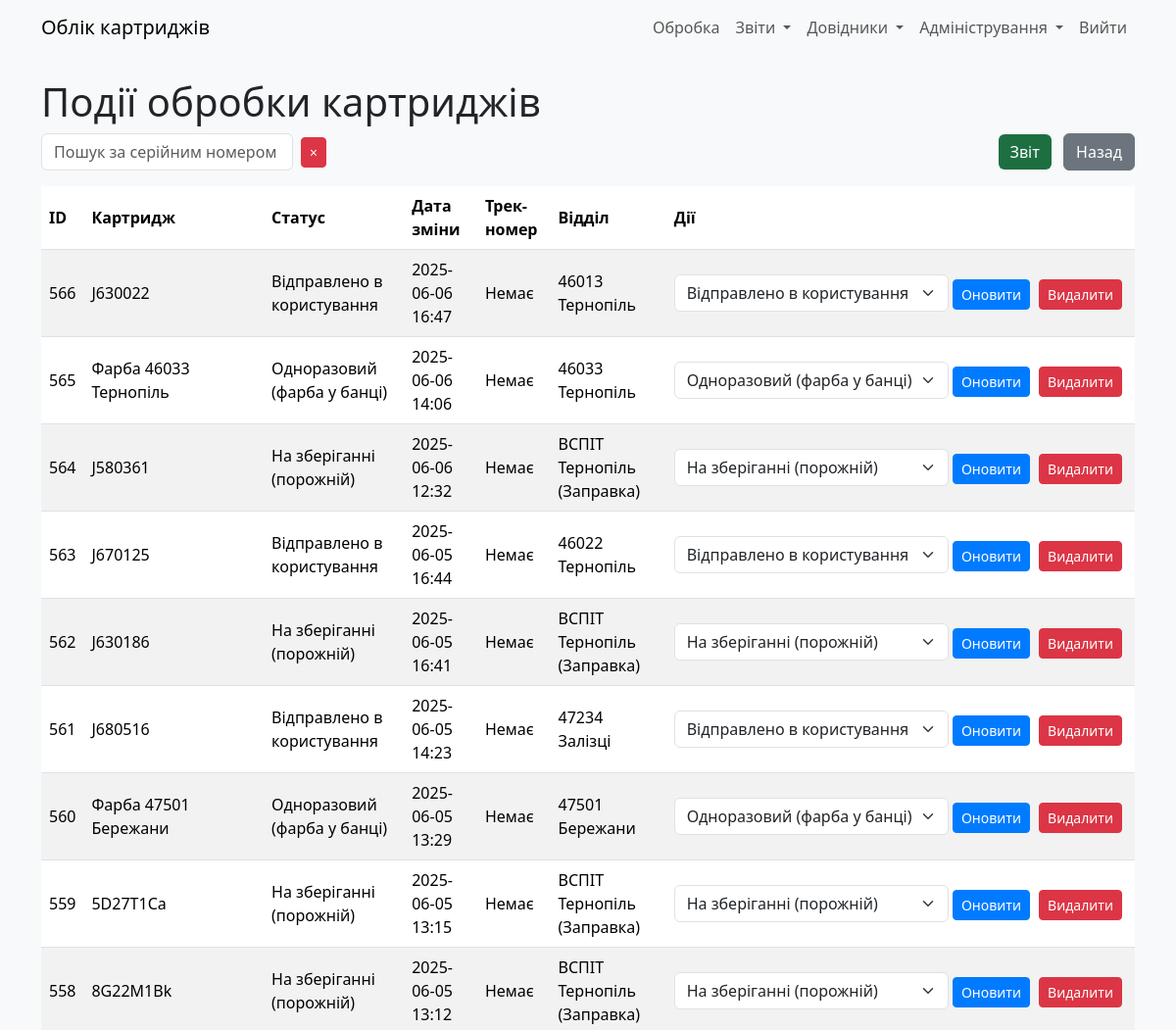
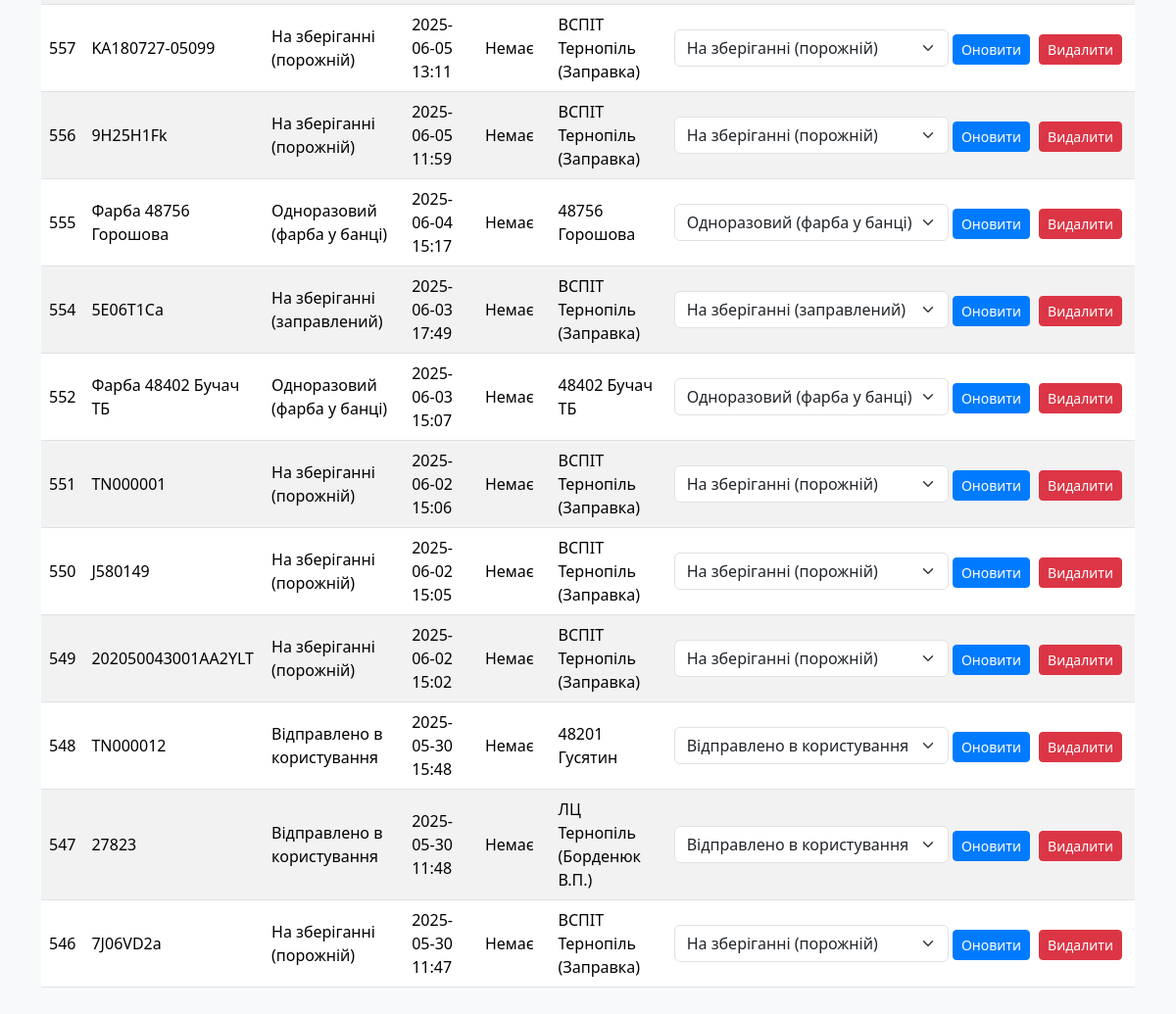
The app's page /cartridge_status (signed in) with its own data (2 pictures, top to bottom).
### models.py (models this page shows)
class CartridgeStatus(db.Model):
    __tablename__ = "cartrg_status"
    id: Mapped[int] = mapped_column(primary_key=True)
    cartridge_id = mapped_column(ForeignKey(Cartridges.id))
    status: Mapped[int] = mapped_column(Integer, server_default=literal(0))
    date_ofchange: Mapped[DateTime] = mapped_column(DateTime, server_default=func.now())
    parcel_track: Mapped[str] = mapped_column(String(13), nullable=True)
    exec_dept: Mapped[int] = mapped_column(ForeignKey(RefillDept.id))
    user_updated: Mapped[int] = mapped_column(ForeignKey(User.id))
    time_updated: Mapped[DateTime] = mapped_column(DateTime, server_default=func.now())
    __table_args__ = (
        Index('idx_cartridge_date', 'cartridge_id', 'date_ofchange'),  # Композитний індекс
        Index('idx_status', 'status'),                                 # Окремий індекс для status
        Index('idx_exec_dept', 'exec_dept'),                           # Окремий індекс для exec_dept
    )

class Cartridges(db.Model):
    __tablename__ = "cartridges"
    id: Mapped[int] = mapped_column(primary_key=True)
    serial_num: Mapped[str] = mapped_column(String(255), server_default="N/A")
    use_counter: Mapped[int] = mapped_column(Integer, nullable=False, default=-1)
    in_printer: Mapped[int] = mapped_column(ForeignKey(CustomerEquipment.id), nullable=True)
    cartridge_model: Mapped[str] = mapped_column(String(255), nullable=True)  # Застаріле. Не використовувати!
    cartrg_model_id: Mapped[int] = mapped_column(ForeignKey(CartridgeModel.id), default=1)
    user_updated: Mapped[int] = mapped_column(ForeignKey(User.id))
    time_updated: Mapped[DateTime] = mapped_column(DateTime, server_default=func.now())
    curr_status: Mapped[int] = mapped_column(Integer, nullable=False, default=0)
    curr_dept: Mapped[int] = mapped_column(Integer, nullable=False, default=0)
    curr_parcel_track: Mapped[str] = mapped_column(String(13), nullable=True)

class RefillDept(db.Model):
    __tablename__ = "refill_dept"
    id: Mapped[int] = mapped_column(primary_key=True)
    deptname: Mapped[str] = mapped_column(String(30))
    dept_description: Mapped[str] = mapped_column(String(255))
    addr1: Mapped[str] = mapped_column(String(255))
    addr2: Mapped[str] = mapped_column(String(255))
    addr3: Mapped[str] = mapped_column(String(255))
    addr4: Mapped[str] = mapped_column(String(255))
    addr5: Mapped[str] = mapped_column(String(255))
    dept_description: Mapped[str] = mapped_column(String(255))  # Нове поле
    is_exec: Mapped[int] = mapped_column(Integer, server_default=literal(0))
    user_updated: Mapped[int] = mapped_column(ForeignKey(User.id))
    time_updated: Mapped[DateTime] = mapped_column(DateTime, server_default=func.now())

### app.py (the view)
    def wrapper(*args, **kwargs):
        if current_user.role != 'admin':
            abort(403)
        return f(*args, **kwargs)

### app.py (called while the page is built)
@login_manager.user_loader
def load_user(user_id):
    return User.query.get(int(user_id))

def admin_required(f):
    def wrapper(*args, **kwargs):
        if current_user.role != 'admin':
            abort(403)
        return f(*args, **kwargs)
    wrapper.__name__ = f.__name__
    return wrapper

### templates/cartridge_status.html (shortened to what this page needs)
{% extends "base.html" %}
{% block content %}
    <h1>Події обробки картриджів</h1>
    <div class="mb-3 d-flex justify-content-between align-items-center">
        <div class="d-flex align-items-center">
            <input type="text" id="search" class="form-control" placeholder="Пошук за серійним номером" value="{{ search|escape }}" style="max-width: 400px;">
            <button id="clear-search" class="btn btn-danger btn-sm ms-2" title="Очистити пошук">
                <span>×</span>
            </button>
        </div>
        <div>
            <a href="{{ url_for('export_cartridge_events') }}" class="btn btn-excel me-2">Звіт</a>
            <a href="{{ url_for('index') }}" class="btn btn-secondary">Назад</a>
        </div>
    </div>
    <table class="table table-striped" id="status-table">
        <thead>
            <tr>
                <th>ID</th>
                <th>Картридж</th>
                <th>Статус</th>
                <th>Дата зміни</th>
                <th>Трек-номер</th>
                <th>Відділ</th>
                <th>Дії</th>
            </tr>
        </thead>
        <tbody id="status-table-body">
            {% for status, serial_num, deptname in statuses %}
            <tr>
                <td>{{ status.id }}</td>
                <td>{{ serial_num }}</td>
                <td>{{ {0: 'Не вказано', 1: 'На зберіганні (порожній)', 2: 'Відправлено в користування', 3: 'Відправлено на заправку', 4: 'Непридатний (списаний)', 5: 'Одноразовий (фарба у банці)', 6: 'На зберіганні (заправлений)', 7: 'Втрачений'}[status.status] }}</td>
                <td>{{ status.date_ofchange.strftime('%Y-%m-%d %H:%M') }}</td>
                <td>{{ status.parcel_track or 'Немає' }}</td>
                <td>{{ deptname }}</td>
                <td class="actions-column">
                    <form action="{{ url_for('update_status', status_id=status.id) }}" method="POST" class="d-inline">
                        <select name="status" class="form-select d-inline w-auto">
                            <option value="1" {% if status.status == 1 %}selected{% endif %}>На зберіганні (порожній)</option>
                            <option value="2" {% if status.status == 2 %}selected{% endif %}>Відправлено в користування</option>
                            <option value="5" {% if status.status == 5 %}selected{% endif %}>Одноразовий (фарба у банці)</option>
                            <option value="6" {% if status.status == 6 %}selected{% endif %}>На зберіганні (заправлений)</option>
                        </select>
                        <button type="submit" class="btn btn-primary btn-sm">Оновити</button>
                    </form>
                    <form action="{{ url_for('delete_status', status_id=status.id) }}" method="POST" class="d-inline" onsubmit="return confirm('Ви впевнені, що хочете видалити цей статус?');">
                        <button type="submit" class="btn btn-danger btn-sm">Видалити</button>
                    </form>
                </td>
            </tr>
            {% endfor %}
        </tbody>
    </table>
{% endblock %}

### static/css/style.css (style rules this page uses)
body { background-color: #f8f9fa; }
.table th, .table td { vertical-align: middle; }
.form-control, .form-select { max-width: 300px; }
.btn-sm { margin-right: 5px; }
.btn-primary { background-color: #007bff; border-color: #007bff; }
.btn-secondary { background-color: #6c757d; border-color: #6c757d; }

### templates/cartridge_status.html (style rules this page uses)
.actions-column { white-space: nowrap; vertical-align: middle; }
#clear-search { padding: 0.25rem 0.5rem; }
.btn-excel { background-color: #1D6F42; color: white; border: none; }

### records on screen
CartridgeStatus: id "566", serial_num "J630022", status "Відправлено в користування", date_ofchange "2025-06-06 16:47", parcel_track "Немає", deptname "46013 Тернопіль"
CartridgeStatus: id "565", serial_num "Фарба 46033 Тернопіль", status "Одноразовий (фарба у банці)", date_ofchange "2025-06-06 14:06", parcel_track "Немає", deptname "46033 Тернопіль"
CartridgeStatus: id "564", serial_num "J580361", status "На зберіганні (порожній)", date_ofchange "2025-06-06 12:32", parcel_track "Немає", deptname "ВСПІТ Тернопіль (Заправка)"
CartridgeStatus: id "563", serial_num "J670125", status "Відправлено в користування", date_ofchange "2025-06-05 16:44", parcel_track "Немає", deptname "46022 Тернопіль"
CartridgeStatus: id "562", serial_num "J630186", status "На зберіганні (порожній)", date_ofchange "2025-06-05 16:41", parcel_track "Немає", deptname "ВСПІТ Тернопіль (Заправка)"
CartridgeStatus: id "561", serial_num "J680516", status "Відправлено в користування", date_ofchange "2025-06-05 14:23", parcel_track "Немає", deptname "47234 Залізці"
CartridgeStatus: id "560", serial_num "Фарба 47501 Бережани", status "Одноразовий (фарба у банці)", date_ofchange "2025-06-05 13:29", parcel_track "Немає", deptname "47501 Бережани"
CartridgeStatus: id "559", serial_num "5D27T1Ca", status "На зберіганні (порожній)", date_ofchange "2025-06-05 13:15", parcel_track "Немає", deptname "ВСПІТ Тернопіль (Заправка)"
CartridgeStatus: id "558", serial_num "8G22M1Bk", status "На зберіганні (порожній)", date_ofchange "2025-06-05 13:12", parcel_track "Немає", deptname "ВСПІТ Тернопіль (Заправка)"
CartridgeStatus: id "557", serial_num "KA180727-05099", status "На зберіганні (порожній)", date_ofchange "2025-06-05 13:11", parcel_track "Немає", deptname "ВСПІТ Тернопіль (Заправка)"
CartridgeStatus: id "556", serial_num "9H25H1Fk", status "На зберіганні (порожній)", date_ofchange "2025-06-05 11:59", parcel_track "Немає", deptname "ВСПІТ Тернопіль (Заправка)"
CartridgeStatus: id "555", serial_num "Фарба 48756 Горошова", status "Одноразовий (фарба у банці)", date_ofchange "2025-06-04 15:17", parcel_track "Немає", deptname "48756 Горошова"
CartridgeStatus: id "554", serial_num "5E06T1Ca", status "На зберіганні (заправлений)", date_ofchange "2025-06-03 17:49", parcel_track "Немає", deptname "ВСПІТ Тернопіль (Заправка)"
CartridgeStatus: id "552", serial_num "Фарба 48402 Бучач ТБ", status "Одноразовий (фарба у банці)", date_ofchange "2025-06-03 15:07", parcel_track "Немає", deptname "48402 Бучач ТБ"
CartridgeStatus: id "551", serial_num "TN000001", status "На зберіганні (порожній)", date_ofchange "2025-06-02 15:06", parcel_track "Немає", deptname "ВСПІТ Тернопіль (Заправка)"
CartridgeStatus: id "550", serial_num "J580149", status "На зберіганні (порожній)", date_ofchange "2025-06-02 15:05", parcel_track "Немає", deptname "ВСПІТ Тернопіль (Заправка)"
CartridgeStatus: id "549", serial_num "202050043001AA2YLT", status "На зберіганні (порожній)", date_ofchange "2025-06-02 15:02", parcel_track "Немає", deptname "ВСПІТ Тернопіль (Заправка)"
CartridgeStatus: id "548", serial_num "TN000012", status "Відправлено в користування", date_ofchange "2025-05-30 15:48", parcel_track "Немає", deptname "48201 Гусятин"
CartridgeStatus: id "547", serial_num "27823", status "Відправлено в користування", date_ofchange "2025-05-30 11:48", parcel_track "Немає", deptname "ЛЦ Тернопіль (Борденюк В.П.)"
CartridgeStatus: id "546", serial_num "7J06VD2a", status "На зберіганні (порожній)", date_ofchange "2025-05-30 11:47", parcel_track "Немає", deptname "ВСПІТ Тернопіль (Заправка)"
